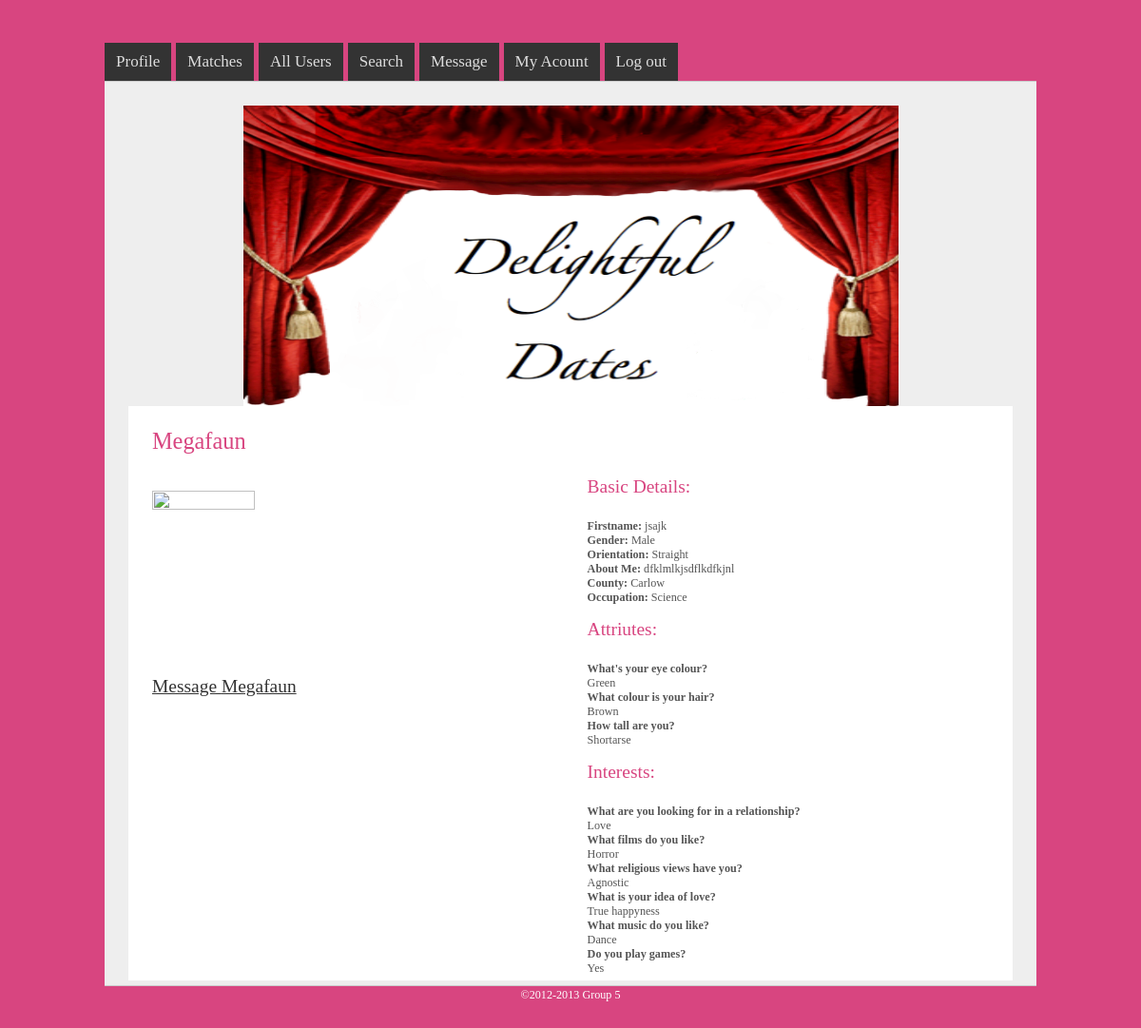
/dynamicprofile.php?username=Megafaun (signed in), run on the app's committed database.
### tables this page shows
CREATE TABLE IF NOT EXISTS `userpublic` (
  `username` varchar(10) NOT NULL,
  `firstname` varchar(16) NOT NULL,
  `county` varchar(32) NOT NULL,
  `occupation` varchar(16) NOT NULL,
  `about` varchar(255) NOT NULL,
  `gender` varchar(1) DEFAULT NULL,
  `orientation` varchar(1) DEFAULT NULL,
  KEY `username` (`username`)
);

CREATE TABLE IF NOT EXISTS `attributequestions` (
  `attributeid` int(11) NOT NULL AUTO_INCREMENT,
  `aquestion` varchar(255) NOT NULL,
  PRIMARY KEY (`attributeid`)
);

CREATE TABLE IF NOT EXISTS `attributeresponses` (
  `attributeid` int(11) NOT NULL,
  `aresponseid` int(11) NOT NULL AUTO_INCREMENT,
  `aresponse` varchar(16) NOT NULL,
  PRIMARY KEY (`aresponseid`),
  KEY `attributeid` (`attributeid`)
);

CREATE TABLE IF NOT EXISTS `interestquestions` (
  `interestid` int(11) NOT NULL AUTO_INCREMENT,
  `iquestion` varchar(255) NOT NULL,
  PRIMARY KEY (`interestid`)
);

CREATE TABLE IF NOT EXISTS `interestresponses` (
  `interestid` int(11) NOT NULL,
  `iresponseid` int(11) NOT NULL AUTO_INCREMENT,
  `iresponse` varchar(25) NOT NULL,
  PRIMARY KEY (`iresponseid`),
  KEY `interestid` (`interestid`)
);

### core.inc.php (called while the page is built, shortened)
<?php
function cookielogin(){
	if (isset($_COOKIE["user"]) && !empty($_COOKIE["user"])){
		return true;
	}else{
		return false;
	}
}
?>

### dynamicprofile.php (the view, shortened to what this page needs)
<?php
require 'core.inc.php';
if (isset($_GET['username'])){
	if(!empty($_GET['username'])){
		$username = $_GET['username'];
	}
}
?>
<!DOCTYPE html>
<head>
	<link rel="stylesheet" type="text/css" href="style.css" title="Basic Noise" media="all" />
</head>
<body>
<div id="container980">
	<br><br><br>
	<div id="menu">
		<ul>
			<li><a href="profile.php">Profile</a></li>
			<li><a href="matches.php">Matches</a></li>
			<li><a href="allusers.php">All Users</a></li>
			<li><a href="search.php">Search</a></li>
			<li><a href="message.php">Message</a></li>
			<li><a href="account.php">My Acount</a></li>
			<?php
			if(cookielogin()){
				echo "<li><a href=\"logout.php\">Log out</a></li>";
			}
			?>
		</ul>
	</div>
	<div id="feature"><img src="zhomepic.png" alt="Sample header image" />
		<div id="main">
			<h2><?php echo $username;?></h2>
			<div id="content">
				<br>
				<div class="left">
					<br>
					<?php
						echo '<img src="imagefinder.php?username='.$username.'" height="50%" width="50%" style="float:left;"/>';
					?>
					<br><br><br><br><br><br><br><br><br><br><br><br><br>
					<?php
						echo '<h3><a class="selected" href="message.php?usernameto='.$username.'" style="float:left;">Message '.$username.'</a></h3>';
					?>
				</div>
				<div class="right">
					<h3>Basic Details:</h3>
					<br>
					<strong>Firstname:</strong>
					<?php
						$query = "SELECT * FROM userpublic where username='".mysql_real_escape_string($username)."'";
						$query_run = mysql_query($query);
						while($query_data = mysql_fetch_assoc($query_run)){
							$firstname = $query_data['firstname'];
							$gender = $query_data['gender'];
							$orientation = $query_data['orientation'];
							$about = $query_data['about'];
							$county = $query_data['county'];
							$occupation = $query_data['occupation'];
						}
						echo $firstname;
					?>
					<br>
					<strong>Gender:</strong>
					<?php
						if($gender == 'm'){
							echo 'Male';
						}else{
							echo 'Female';
						}
					?>
					<br>
					<strong>Orientation:</strong>
					<?php
						if($orientation == 's'){
							echo 'Straight';
						}else if($orientation == 'g'){
							echo 'Gay';
						}else{
							echo 'Anything Goes!';
						}
					?>
					<br>
					<strong>About Me:</strong>
					<?php
						echo $about;
					?>
					<br>
					<strong>County:</strong>
					<?php
						echo $county;
					?>
					<br>
					<strong>Occupation:</strong>
					<?php
						echo $occupation;
					?>
					<br><br>
					<h3>Attriutes:</h3>
					<?php
						$query_questions = "SELECT * FROM attributequestions";
						$query_run_questions = mysql_query($query_questions);
						while($query_row_questions = mysql_fetch_assoc($query_run_questions)){
							$question = $query_row_questions['aquestion'];
							echo '<br><strong>'.$question.'</strong><br>';
							$attributeid = $query_row_questions['attributeid'];
							$query_answers = "SELECT a.aresponse FROM attributeresponses a, userattributeanswers u
							WHERE u.username = '".mysql_real_escape_string($username)."' AND a.attributeid='".mysql_real_escape_string($attributeid)."' AND a.aresponseid=u.aresponseid";
							$query_run_answers = mysql_query($query_answers);
							while($query_row_answers = mysql_fetch_assoc($query_run_answers)){
								echo $query_row_answers['aresponse'];
							}
						}
					?>
					<br><br>
					<h3>Interests:</h3>
					<?php
						$query_questions_interest = "SELECT * FROM interestquestions";
						$query_run_interest = mysql_query($query_questions_interest);
						while($query_row_questions_interest = mysql_fetch_assoc($query_run_interest)){
							$question_interest = $query_row_questions_interest['iquestion'];
							echo '<br><strong>'.$question_interest.'</strong><br>';
							$interestid_interest = $query_row_questions_interest['interestid'];
							$query_answers_interest = "SELECT a.iresponse FROM interestresponses a, userinterestanswers u
							WHERE u.username = '".mysql_real_escape_string($username)."' AND a.interestid='".mysql_real_escape_string($interestid_interest)."' AND a.iresponseid=u.iresponseid";
							$query_run_answers_interest = mysql_query($query_answers_interest);
							while($query_row_answers_interest = mysql_fetch_assoc($query_run_answers_interest)){
								echo $query_row_answers_interest['iresponse'];
							}
						}
					?>
				</div>
			</div>
		</div>
	</div>
	<div id="footer">
		<p>&copy;<?php
		$copy_year = 2012;
		$current_year = date('Y');
		if($copy_year == $current_year){
			echo $copy_year;
		}else{
			echo $copy_year .'-' . $current_year;
		}
		?> Group 5</p>
	</div>
</div>
</body>
</html>

### style.css (style rules this page uses)
* { margin:0;padding:0; }
body { background:#d84580;color:#333;font:76% Georgia,Times New Roman,serif; }
p { line-height:1.6em;margin-bottom:18px; }
a { color:#d84580; }
h2 { color:#d84580;font-family:Georgia,serif;font-size:2.2em;font-weight:400;margin:0 0 10px 0; }
h3 { color:#d84580;font-family:Georgia,serif;font-size:1.6em;font-weight:400;margin:0 0 8px; }
ul,ol,dl { margin:0 0 20px 20px; padding:0; }
li { padding-bottom:5px; }
#containerfull,#container980,#container760,#container600 { margin:0 auto;padding:0;overflow:hidden; }
#container980 { width:980px; }
#menu { height:40px; }
#menu ul { height:40px;list-style:none;margin:0;padding:0 25px 0 0; }
#menu ul li { background-color:#333;display:block;float:left;margin:0 5px 0 0;padding:0; }
#menu ul li a { background-color:#333;color:#ddd;display:block;font-size:1.4em;padding:10px 12px;text-decoration:none; }
#feature { background-color:#eee;color:#555;padding:25px 25px 5px;border-top:1px solid #ccc;border-bottom:1px solid #ccc; }
#feature h2 { color:#d84580;font-size:2em;line-height:1em; }
#feature img { display:block;margin:0 auto; }
#main { clear:both;margin:0;background-color:#fff;padding:25px 25px 5px; }
#content { width:100%; }
#footer { position: relative; margin-top: 0px;height: 150px;clear:both;text-align:center;color:#fff; }
.selected { color:#333; }
.left { float:left;width:49%; }
.right { float:right;width:48%; }

### data on the page
userpublic: firstname "jsajk", about "dfklmlkjsdflkdfkjnl", county "Carlow", occupation "Science"
attributequestions: aquestion "What's your eye colour?"
attributeresponses: aresponse "Green"
attributequestions: aquestion "What colour is your hair?"
attributeresponses: aresponse "Brown"
attributequestions: aquestion "How tall are you?"
attributeresponses: aresponse "Shortarse"
interestquestions: iquestion "What are you looking for in a relationship?"
interestresponses: iresponse "Love"
interestquestions: iquestion "What films do you like?"
interestresponses: iresponse "Horror"
interestquestions: iquestion "What religious views have you?"
interestresponses: iresponse "Agnostic"
interestquestions: iquestion "What is your idea of love?"
interestresponses: iresponse "True happyness"
interestquestions: iquestion "What music do you like?"
interestresponses: iresponse "Dance"
interestquestions: iquestion "Do you play games?"
interestresponses: iresponse "Yes"

### other printed values
$username "Megafaun"
$copy_year "2012"
